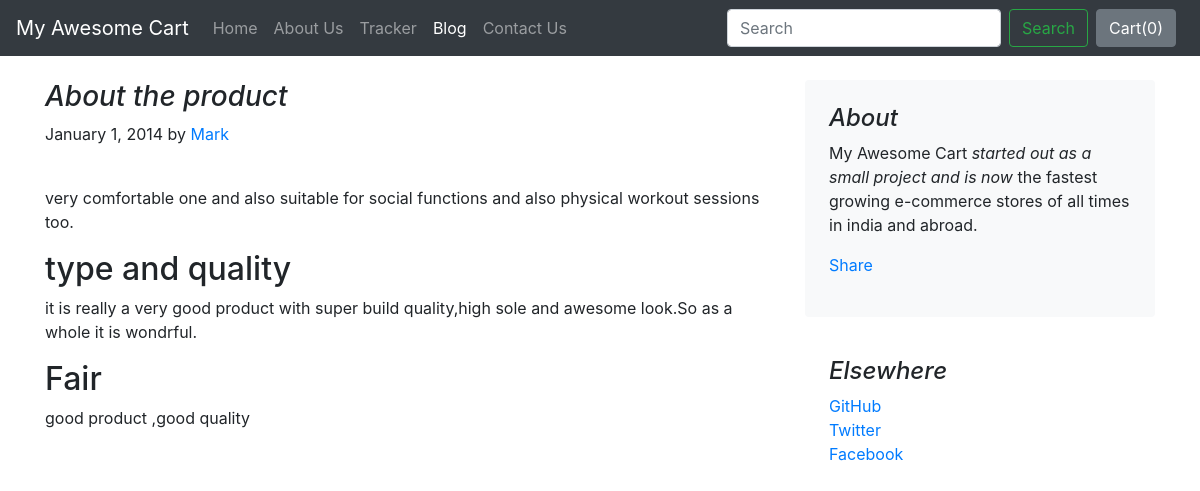
The app's page /blog/blogpost/2 with its own data.
### blog/models.py (models this page shows)
class Blogpost(models.Model):
    post_id = models.AutoField(primary_key=True)
    title = models.CharField(max_length=50)
    head0 = models.CharField(max_length=500, default="")
    chead0 = models.CharField(max_length=5000, default="")
    head1 = models.CharField(max_length=500, default="")
    chead1 = models.CharField(max_length=5000, default="")
    head2 = models.CharField(max_length=500, default="")
    chead2 = models.CharField(max_length=5000, default="")
    pub_date = models.DateField()
    thumbnail = models.ImageField(upload_to='shop/images', default="")
    def __str__(self):
        return self.title

### blog/views.py (the view)
# urls.py: path("blogpost/<int:id>", views.blogpost, name="blogHome")
def blogpost(request, id):
    post = Blogpost.objects.filter(post_id = id)[0]
    print(post)
    return render(request, 'blog/blogpost.html',
                  {'post':post})

### blog/templates/blog/blogpost.html (shortened to what this page needs)
{% extends 'blog/basic.html' %}
{% block body %}
<div class="container">
    <div class="row mt-4">
        <div class="col-md-8 blog-main">
            <h3 class="font-italic">
                {{post.title}}
            </h3>
            <div class="blog-post">
                <p class="blog-post-meta">January 1, 2014 by <a href="#">Mark</a></p>
                <div class="fb-like" data-href="http://127.0.0.1:8000/blog/blogpost/{{post.post_id}}" data-layout="standard" data-action="like" data-size="large" data-show-faces="false" data-share="true"></div><br>
                <p>{{post.chead0}}</p>
                <h2>{{post.head1}}</h2>
                <p>{{post.chead1}}</p>
                <h2>{{post.head2}}</h2>
                <p>{{post.chead2}}</p>
            </div>
        </div>
        <aside class="col-md-4 blog-sidebar">
            <div class="p-4 mb-3 bg-light rounded">
                <h4 class="font-italic">About</h4>
                <p class="mb-0">My Awesome Cart <em>started out as a small project and is now</em> the fastest growing e-commerce stores of all times in india and abroad.</p>
                <div class="my-3 fb-share-button" data-href="http://127.0.0.1:8000/blog/blogpost/{{post.post_id}}" data-layout="button_count" data-size="large"><a target="_blank" href="https://www.facebook.com/sharer/sharer.php?u=http%3A%2F%2F127.0.0.1%3A8000%2Fblog%2Fblogpost%2F4&amp;src=sdkpreparse" class="fb-xfbml-parse-ignore">Share</a></div>
            </div>
            <div class="p-4">
                <h4 class="font-italic">Elsewhere</h4>
                <ol class="list-unstyled">
                    <li><a href="#">GitHub</a></li>
                    <li><a href="#">Twitter</a></li>
                    <li><a href="#">Facebook</a></li>
                </ol>
            </div>
        </aside>
    </div>
</div>
{% endblock %}

### records on screen
Blogpost: title "About the product", chead0 "very comfortable one and also suitable for social functions and also physical workout sessions too.", head1 "type and quality", chead1 "it is really a very good product with super build quality,high sole and awesome look.So as a whole it is wondrful.", head2 "Fair", chead2 "good product ,good quality"
